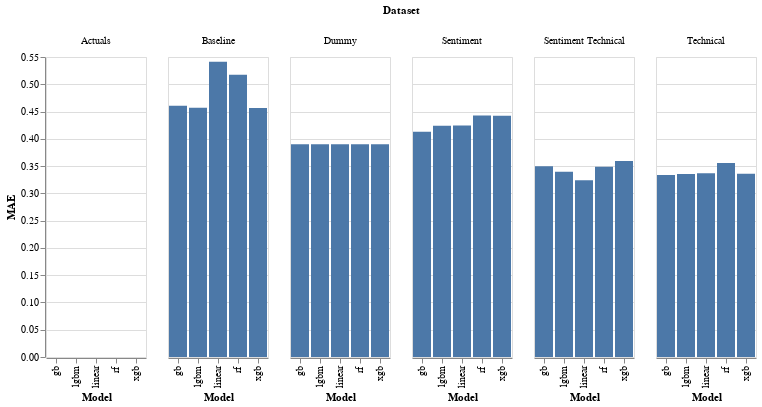

Source (notebook cell):
### Code cell
import altair as alt

col = 'mae'
cht = alt.Chart(plt_datasets[col]).mark_bar().encode(
    x='Model:O',
    y=alt.Y('sum(Score):Q', title=col.upper()),
    column='Dataset:O'
)

cht

### Figure 1 — Vega-Lite specification as saved in the notebook (floating-point values rounded to 4 significant figures)
{"config": {"view": {"continuousWidth": 400, "continuousHeight": 300}}, "data": {"name": "data-d5fde6229e0db51daa0adfb3b5fae966"}, "mark": "bar", "encoding": {"column": {"field": "Dataset", "type": "ordinal"}, "x": {"field": "Model", "type": "ordinal"}, "y": {"aggregate": "sum", "field": "Score", "title": "MAE", "type": "quantitative"}}, "$schema": "https://vega.github.io/schema/vega-lite/v4.17.0.json", "datasets": {"data-d5fde6229e0db51daa0adfb3b5fae966": [{"Dataset": "Dummy", "Model": "linear", "Score": 0.39}, {"Dataset": "Dummy", "Model": "rf", "Score": 0.39}, {"Dataset": "Dummy", "Model": "gb", "Score": 0.39}, {"Dataset": "Dummy", "Model": "lgbm", "Score": 0.39}, {"Dataset": "Dummy", "Model": "xgb", "Score": 0.39}, {"Dataset": "Sentiment", "Model": "linear", "Score": 0.4242}, {"Dataset": "Sentiment", "Model": "rf", "Score": 0.4427}, {"Dataset": "Sentiment", "Model": "gb", "Score": 0.413}, {"Dataset": "Sentiment", "Model": "lgbm", "Score": 0.424}, {"Dataset": "Sentiment", "Model": "xgb", "Score": 0.4423}, {"Dataset": "Technical", "Model": "linear", "Score": 0.337}, {"Dataset": "Technical", "Model": "rf", "Score": 0.3555}, {"Dataset": "Technical", "Model": "gb", "Score": 0.3335}, {"Dataset": "Technical", "Model": "lgbm", "Score": 0.3356}, {"Dataset": "Technical", "Model": "xgb", "Score": 0.3359}, {"Dataset": "Sentiment Technical", "Model": "linear", "Score": 0.3238}, {"Dataset": "Sentiment Technical", "Model": "rf", "Score": 0.3488}, {"Dataset": "Sentiment Technical", "Model": "gb", "Score": 0.3497}, {"Dataset": "Sentiment Technical", "Model": "lgbm", "Score": 0.3397}, {"Dataset": "Sentiment Technical", "Model": "xgb", "Score": 0.3592}, {"Dataset": "Baseline", "Model": "linear", "Score": 0.5413}, {"Dataset": "Baseline", "Model": "rf", "Score": 0.5174}, {"Dataset": "Baseline", "Model": "gb", "Score": 0.4604}, {"Dataset": "Baseline", "Model": "lgbm", "Score": 0.4572}, {"Dataset": "Baseline", "Model": "xgb", "Score": 0.4567}, {"Dataset": "Actuals", "Model": "linear", "Score": 0.0}, {"Dataset": "Actuals", "Model": "rf", "Score": 0.0}, {"Dataset": "Actuals", "Model": "gb", "Score": 0.0}, {"Dataset": "Actuals", "Model": "lgbm", "Score": 0.0}, {"Dataset": "Actuals", "Model": "xgb", "Score": 0.0}]}}
